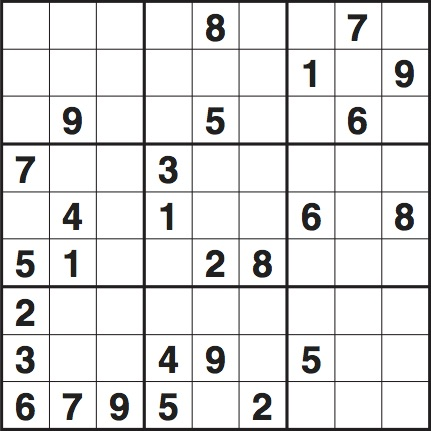
#> input picture apps/sudokuSolverOld/solver/src/testdata/2.jpg, 431 x 431 px
$ python generateTrainData.py testdata/2.jpg   (older library calls are emulated)
#> lines starting #> are read from the running program, lines starting #| are printed output that depends on the picture; after the words box and inside, x2 and y2 are one past the last pixel; in counts of white or black regions, pixels touching at a corner belong together
# tutorial from
# https://stackoverflow.com/questions/9413216/simple-digit-recognition-ocr-in-opencv-python

import sys

import numpy as np
import cv2

# images should be sized roughly to 400x400

if len(sys.argv) < 2:
    print("usage: python train_sudoku.py {trainImage1, trainImage2, ...}")
    exit(-1)

responses = []
samples = np.empty((0, 100))

for i in range(1, len(sys.argv)):
    im = cv2.imread(sys.argv[i])
#> im is the input picture: shape (431, 431, 3); mean B, G, R 226.4, 226.4, 226.6
    im3 = im.copy()

    gray = cv2.cvtColor(im, cv2.COLOR_BGR2GRAY)
    blur = cv2.GaussianBlur(gray, (5, 5), 0)
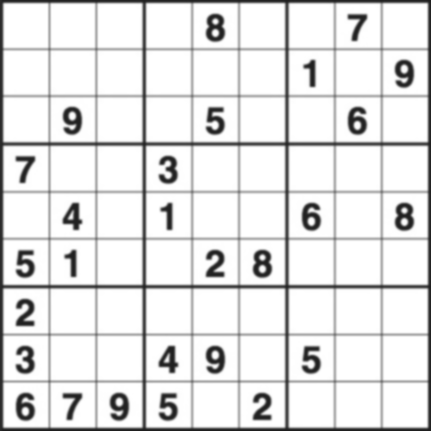
#> blur: shape (431, 431); min 30, max 255, mean 226.5
    thresh = cv2.adaptiveThreshold(blur, 255, 1, 1, 5, 2)
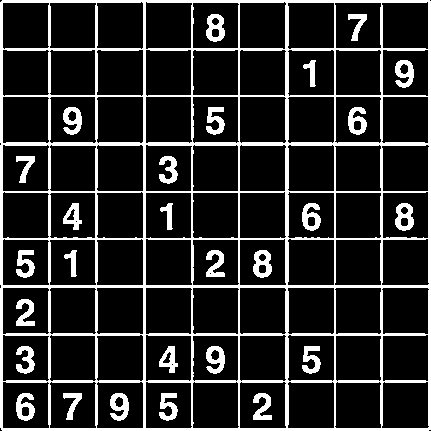
#> thresh: shape (431, 431); 16.6% white; 28 white regions

    # finding Contours

    _, contours, _ = cv2.findContours(thresh, cv2.RETR_LIST, cv2.CHAIN_APPROX_SIMPLE)
#> contours = 127 contours, 3 with area under 20; largest, box (x1, y1, x2, y2) and area: (0, 0, 431, 431) 184888, (96, 287, 144, 335) 2126, (287, 287, 335, 335) 2124, (2, 381, 50, 429) 2124, (287, 381, 335, 429) 2123

    keys = [i for i in range(48, 58)]

    for cnt in contours:
        if 2500 > cv2.contourArea(cnt) > 130:
            [x, y, w, h] = cv2.boundingRect(cnt)
            if h > 30:
                cv2.rectangle(im, (x, y), (x + w, y + h), (0, 0, 255), 2)
                roi = thresh[y:y + h, x:x + w]
                roismall = cv2.resize(roi, (10, 10))
                cv2.imshow('norm', im)
                key = cv2.waitKey(0)

                cv2.rectangle(im, (x, y), (x + w, y + h), (0, 255, 0), 2)

                if key == 27:  # (escape to quit)
                    sys.exit()
#> (the program exits here)
